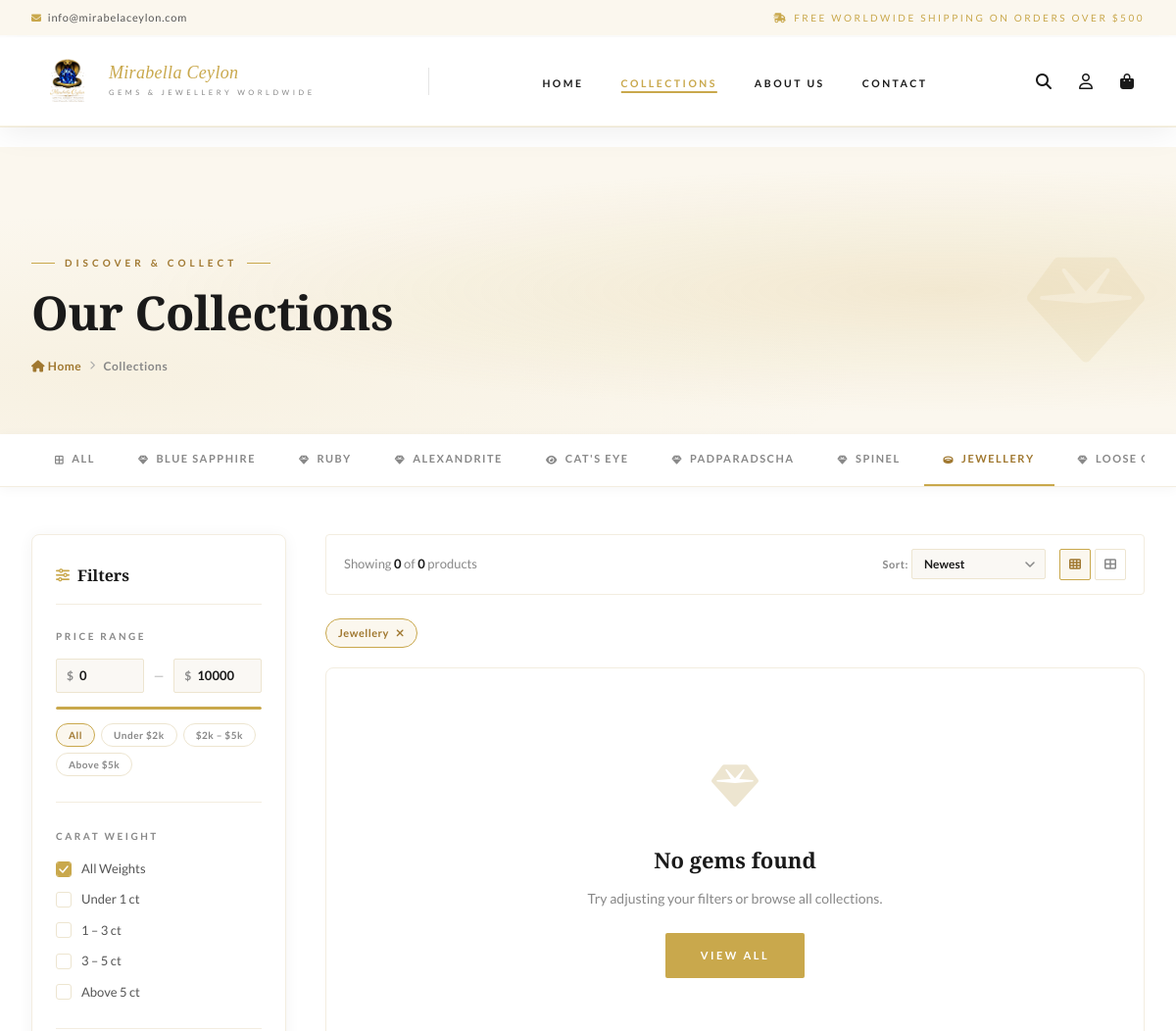
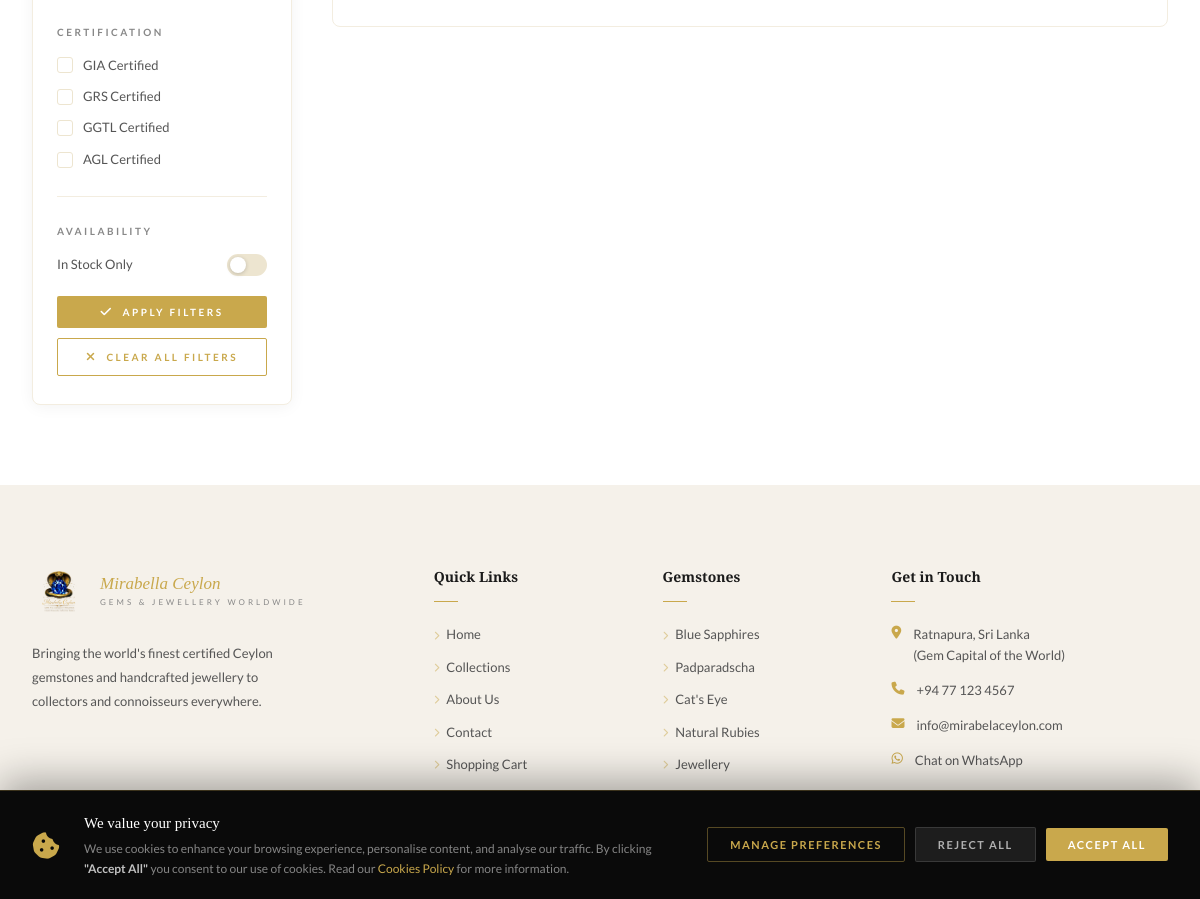
Page /shop.php?cat=jewellery on the committed database (2 pictures, top to bottom).
### tables this page shows
CREATE TABLE IF NOT EXISTS `categories` (
  `id`          INT UNSIGNED  NOT NULL AUTO_INCREMENT,
  `name`        VARCHAR(100)  NOT NULL,
  `slug`        VARCHAR(110)  NOT NULL UNIQUE,
  `subtitle`    VARCHAR(120)           DEFAULT NULL,
  `description` TEXT                   DEFAULT NULL,
  `image`       VARCHAR(255)           DEFAULT NULL,
  `sort_order`  SMALLINT      NOT NULL DEFAULT 0,
  `show_on_home` TINYINT(1)   NOT NULL DEFAULT 0,
  `is_active`   TINYINT(1)    NOT NULL DEFAULT 1,
  `created_at`  DATETIME      NOT NULL DEFAULT CURRENT_TIMESTAMP,
  PRIMARY KEY (`id`)
);

### shop.php (the view, shortened to what the rows shown need)
<?php
$catSlug   = trim($_GET['cat']    ?? '');
$db = db();
$categories = $db->query(
    "SELECT id, name, slug FROM categories WHERE is_active = 1 ORDER BY sort_order"
)->fetchAll();
function shopUrl(array $override = [], array $remove = []): string {
    $p = $_GET;
    foreach ($override as $k => $v) $p[$k] = $v;
    foreach ($remove  as $k)        unset($p[$k]);
    unset($p['page']);
    $qs = http_build_query($p, '', '&', PHP_QUERY_RFC3986);
    return 'shop.php' . ($qs ? '?' . $qs : '');
}
include 'includes/header.php';
?>
<section class="page-hero">
  <div class="container page-hero__inner">
    <div class="page-hero__content">
      <h1 class="page-hero__title">Our Collections</h1>
    </div>
  </div>
</section>
<div class="category-strip">
  <div class="container">
    <div class="category-strip__inner">
      <a href="<?= shopUrl(['cat' => ''], ['cat']) ?>"
         class="cat-tab <?= !$catSlug ? 'active' : '' ?>">
        <i class="fas fa-border-all"></i> All
      </a>
      <?php foreach ($categories as $cat):
        $icons = [
          'blue-sapphire'   => 'fas fa-gem',
          'padparadscha'    => 'fas fa-gem',
          'cats-eye'        => 'fas fa-eye',
          'ruby'            => 'fas fa-gem',
          'alexandrite'     => 'fas fa-gem',
          'spinel'          => 'fas fa-gem',
          'jewellery'       => 'fas fa-ring',
          'loose-gemstones' => 'fas fa-gem',
        ];
        $icon = $icons[$cat['slug']] ?? 'fas fa-gem';
      ?>
      <a href="<?= shopUrl(['cat' => $cat['slug']]) ?>"
         class="cat-tab <?= $catSlug === $cat['slug'] ? 'active' : '' ?>">
        <i class="<?= $icon ?>"></i> <?= htmlspecialchars($cat['name']) ?>
      </a>
      <?php endforeach; ?>
    </div>
  </div>
</div>
<?php include 'includes/footer.php'; ?>

### rows in the picture
categories: name "BLUE SAPPHIRE"
categories: name "RUBY"
categories: name "ALEXANDRITE"
categories: name "CAT'S EYE"
categories: name "PADPARADSCHA"
categories: name "SPINEL"
categories: name "JEWELLERY"
categories: name "LOOSE…"

### other values in the picture
$_hEmail "info@mirabelaceylon.com"
$wLabel "Under 1 ct"
$wLabel "1 – 3 ct"
$wLabel "3 – 5 ct"
$wLabel "Above 5 ct"
$cLabel "GIA Certified"
$cLabel "GRS Certified"
$cLabel "GGTL Certified"
$cLabel "AGL Certified"
min($total, $offset + $perPage) - $offset "0"
$total "0"
$chip['label'] "Jewellery"
